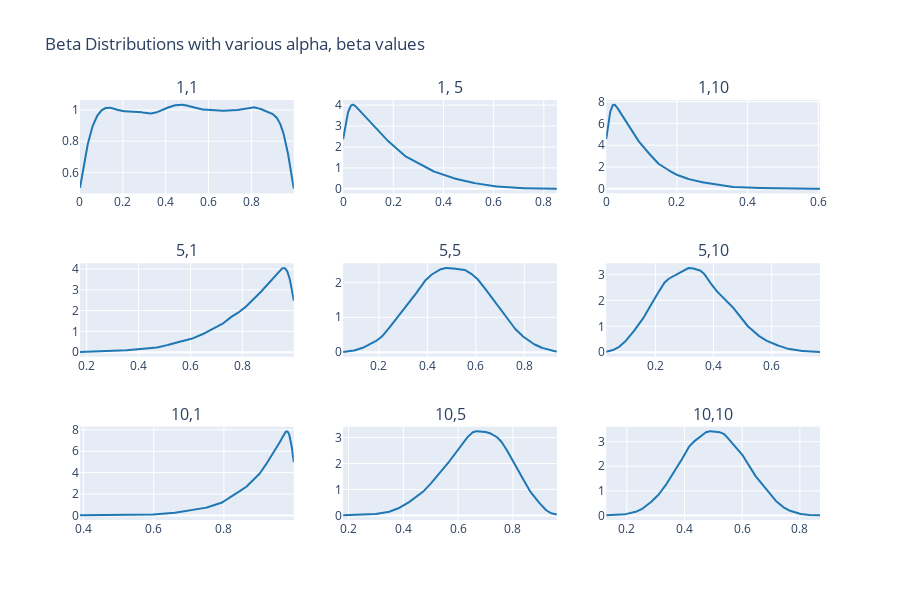

Notebook source saved alongside this figure:
### Markdown cell above
# Fun with Beta distribution

### Code cell
fig = make_subplots(rows=3, cols=3, subplot_titles=('1,1', '1, 5', '1,10', '5,1', '5,5', '5,10', '10,1', '10,5', '10,10'))
for i, r in enumerate([1,5,10]):
    for j, c in enumerate([1,5,10]):
        fig.add_trace(ff.create_distplot([np.random.beta(r,c,10000)], ['distplot'], show_hist=False, show_rug=False)['data'][0], row=i+1, col=j+1)

fig.update_layout(showlegend=False, height= 3*200, title="Beta Distributions with various alpha, beta values")

fig

### Figure 1 — Plotly figure (JSON) as saved in the notebook; plotly's stock layout.template omitted (floating-point values rounded to 4 significant figures; data arrays with more than 128 entries replaced by an {"elided": "..."} marker saying what was removed)
{"data": [{"legendgroup": "distplot", "marker": {"color": "rgb(31, 119, 180)"}, "mode": "lines", "name": "distplot", "showlegend": true, "type": "scatter", "x": {"elided": "500 float values"}, "xaxis": "x", "y": {"elided": "500 float values"}, "yaxis": "y"}, {"legendgroup": "distplot", "marker": {"color": "rgb(31, 119, 180)"}, "mode": "lines", "name": "distplot", "showlegend": true, "type": "scatter", "x": {"elided": "500 float values"}, "xaxis": "x2", "y": {"elided": "500 float values"}, "yaxis": "y2"}, {"legendgroup": "distplot", "marker": {"color": "rgb(31, 119, 180)"}, "mode": "lines", "name": "distplot", "showlegend": true, "type": "scatter", "x": {"elided": "500 float values"}, "xaxis": "x3", "y": {"elided": "500 float values"}, "yaxis": "y3"}, {"legendgroup": "distplot", "marker": {"color": "rgb(31, 119, 180)"}, "mode": "lines", "name": "distplot", "showlegend": true, "type": "scatter", "x": {"elided": "500 float values"}, "xaxis": "x4", "y": {"elided": "500 float values"}, "yaxis": "y4"}, {"legendgroup": "distplot", "marker": {"color": "rgb(31, 119, 180)"}, "mode": "lines", "name": "distplot", "showlegend": true, "type": "scatter", "x": {"elided": "500 float values"}, "xaxis": "x5", "y": {"elided": "500 float values"}, "yaxis": "y5"}, {"legendgroup": "distplot", "marker": {"color": "rgb(31, 119, 180)"}, "mode": "lines", "name": "distplot", "showlegend": true, "type": "scatter", "x": {"elided": "500 float values"}, "xaxis": "x6", "y": {"elided": "500 float values"}, "yaxis": "y6"}, {"legendgroup": "distplot", "marker": {"color": "rgb(31, 119, 180)"}, "mode": "lines", "name": "distplot", "showlegend": true, "type": "scatter", "x": {"elided": "500 float values"}, "xaxis": "x7", "y": {"elided": "500 float values"}, "yaxis": "y7"}, {"legendgroup": "distplot", "marker": {"color": "rgb(31, 119, 180)"}, "mode": "lines", "name": "distplot", "showlegend": true, "type": "scatter", "x": {"elided": "500 float values"}, "xaxis": "x8", "y": {"elided": "500 float values"}, "yaxis": "y8"}, {"legendgroup": "distplot", "marker": {"color": "rgb(31, 119, 180)"}, "mode": "lines", "name": "distplot", "showlegend": true, "type": "scatter", "x": {"elided": "500 float values"}, "xaxis": "x9", "y": {"elided": "500 float values"}, "yaxis": "y9"}], "layout": {"annotations": [{"font": {"size": 16}, "showarrow": false, "text": "1,1", "x": 0.1444, "xanchor": "center", "xref": "paper", "y": 1, "yanchor": "bottom", "yref": "paper"}, {"font": {"size": 16}, "showarrow": false, "text": "1, 5", "x": 0.5, "xanchor": "center", "xref": "paper", "y": 1, "yanchor": "bottom", "yref": "paper"}, {"font": {"size": 16}, "showarrow": false, "text": "1,10", "x": 0.8556, "xanchor": "center", "xref": "paper", "y": 1, "yanchor": "bottom", "yref": "paper"}, {"font": {"size": 16}, "showarrow": false, "text": "5,1", "x": 0.1444, "xanchor": "center", "xref": "paper", "y": 0.6111, "yanchor": "bottom", "yref": "paper"}, {"font": {"size": 16}, "showarrow": false, "text": "5,5", "x": 0.5, "xanchor": "center", "xref": "paper", "y": 0.6111, "yanchor": "bottom", "yref": "paper"}, {"font": {"size": 16}, "showarrow": false, "text": "5,10", "x": 0.8556, "xanchor": "center", "xref": "paper", "y": 0.6111, "yanchor": "bottom", "yref": "paper"}, {"font": {"size": 16}, "showarrow": false, "text": "10,1", "x": 0.1444, "xanchor": "center", "xref": "paper", "y": 0.2222, "yanchor": "bottom", "yref": "paper"}, {"font": {"size": 16}, "showarrow": false, "text": "10,5", "x": 0.5, "xanchor": "center", "xref": "paper", "y": 0.2222, "yanchor": "bottom", "yref": "paper"}, {"font": {"size": 16}, "showarrow": false, "text": "10,10", "x": 0.8556, "xanchor": "center", "xref": "paper", "y": 0.2222, "yanchor": "bottom", "yref": "paper"}], "height": 600, "showlegend": false, "title": {"text": "Beta Distributions with various alpha, beta values"}, "xaxis": {"anchor": "y", "domain": [0, 0.2889]}, "xaxis2": {"anchor": "y2", "domain": [0.3556, 0.6444]}, "xaxis3": {"anchor": "y3", "domain": [0.7111, 1]}, "xaxis4": {"anchor": "y4", "domain": [0, 0.2889]}, "xaxis5": {"anchor": "y5", "domain": [0.3556, 0.6444]}, "xaxis6": {"anchor": "y6", "domain": [0.7111, 1]}, "xaxis7": {"anchor": "y7", "domain": [0, 0.2889]}, "xaxis8": {"anchor": "y8", "domain": [0.3556, 0.6444]}, "xaxis9": {"anchor": "y9", "domain": [0.7111, 1]}, "yaxis": {"anchor": "x", "domain": [0.7778, 1]}, "yaxis2": {"anchor": "x2", "domain": [0.7778, 1]}, "yaxis3": {"anchor": "x3", "domain": [0.7778, 1]}, "yaxis4": {"anchor": "x4", "domain": [0.3889, 0.6111]}, "yaxis5": {"anchor": "x5", "domain": [0.3889, 0.6111]}, "yaxis6": {"anchor": "x6", "domain": [0.3889, 0.6111]}, "yaxis7": {"anchor": "x7", "domain": [0, 0.2222]}, "yaxis8": {"anchor": "x8", "domain": [0, 0.2222]}, "yaxis9": {"anchor": "x9", "domain": [0, 0.2222]}}}
